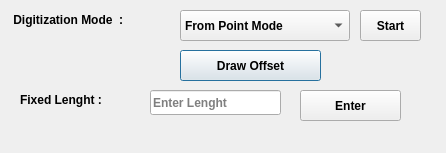
<?xml version="1.0" encoding="UTF-8"?>
<ui version="4.0">
 <class>PlacementTechDialogBase</class>
 <widget class="QDialog" name="PlacementTechDialogBase">
  <property name="geometry">
   <rect>
    <x>0</x>
    <y>0</y>
    <width>446</width>
    <height>153</height>
   </rect>
  </property>
  <property name="font">
   <font>
    <weight>75</weight>
    <bold>true</bold>
   </font>
  </property>
  <property name="windowTitle">
   <string>Placement Tech</string>
  </property>
  <widget class="QLabel" name="label">
   <property name="geometry">
    <rect>
     <x>10</x>
     <y>10</y>
     <width>161</width>
     <height>19</height>
    </rect>
   </property>
   <property name="font">
    <font>
     <pointsize>9</pointsize>
     <weight>75</weight>
     <bold>true</bold>
    </font>
   </property>
   <property name="text">
    <string> Digitization Mode  :</string>
   </property>
  </widget>
  <widget class="QComboBox" name="comboBox">
   <property name="geometry">
    <rect>
     <x>180</x>
     <y>10</y>
     <width>170</width>
     <height>31</height>
    </rect>
   </property>
   <property name="font">
    <font>
     <pointsize>9</pointsize>
     <weight>75</weight>
     <bold>true</bold>
    </font>
   </property>
   <item>
    <property name="text">
     <string>From Point Mode</string>
    </property>
   </item>
   <item>
    <property name="text">
     <string>Standard Mode</string>
    </property>
   </item>
  </widget>
  <widget class="QPushButton" name="offset">
   <property name="geometry">
    <rect>
     <x>180</x>
     <y>50</y>
     <width>141</width>
     <height>31</height>
    </rect>
   </property>
   <property name="font">
    <font>
     <pointsize>9</pointsize>
     <weight>75</weight>
     <bold>true</bold>
    </font>
   </property>
   <property name="text">
    <string>Draw Offset</string>
   </property>
  </widget>
  <widget class="QLabel" name="label_3">
   <property name="geometry">
    <rect>
     <x>20</x>
     <y>90</y>
     <width>116</width>
     <height>19</height>
    </rect>
   </property>
   <property name="font">
    <font>
     <pointsize>9</pointsize>
     <weight>75</weight>
     <bold>true</bold>
    </font>
   </property>
   <property name="text">
    <string>Fixed Lenght :</string>
   </property>
  </widget>
  <widget class="QLineEdit" name="userinput">
   <property name="geometry">
    <rect>
     <x>150</x>
     <y>90</y>
     <width>131</width>
     <height>25</height>
    </rect>
   </property>
   <property name="font">
    <font>
     <pointsize>9</pointsize>
     <weight>75</weight>
     <bold>true</bold>
    </font>
   </property>
   <property name="text">
    <string/>
   </property>
   <property name="placeholderText">
    <string>Enter Lenght </string>
   </property>
  </widget>
  <widget class="QPushButton" name="Enter">
   <property name="geometry">
    <rect>
     <x>300</x>
     <y>90</y>
     <width>101</width>
     <height>31</height>
    </rect>
   </property>
   <property name="font">
    <font>
     <weight>75</weight>
     <bold>true</bold>
    </font>
   </property>
   <property name="text">
    <string>Enter</string>
   </property>
  </widget>
  <widget class="QPushButton" name="Start">
   <property name="geometry">
    <rect>
     <x>360</x>
     <y>10</y>
     <width>61</width>
     <height>31</height>
    </rect>
   </property>
   <property name="font">
    <font>
     <pointsize>9</pointsize>
     <weight>75</weight>
     <bold>true</bold>
    </font>
   </property>
   <property name="text">
    <string>Start</string>
   </property>
  </widget>
 </widget>
 <resources/>
 <connections/>
</ui>
